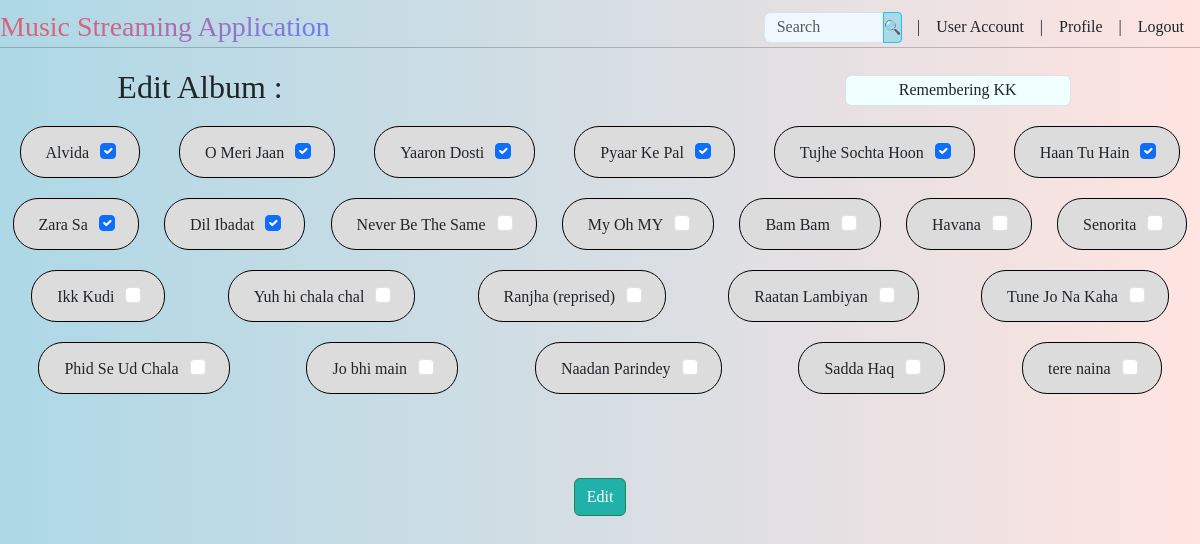
Screenshot of /user/creator/album/edit/1 (signed in) with the database file from the repository.
### app.py (models this page shows)
class Album(db.Model):
    __tablename__ = 'albums'
    id = db.Column(db.Integer, primary_key=True)
    name = db.Column(db.String, nullable=False, unique=True)
    user_id = db.Column(db.Integer, db.ForeignKey('users.id'), nullable=False)
    songs_in_album = db.relationship('Songs_in_Album', backref='album', lazy=True)

class Songs(db.Model):
    __tablename__ = 'songs'
    id = db.Column(db.Integer, primary_key=True)
    title = db.Column(db.String, nullable=False)
    singer = db.Column(db.String, nullable=False)
    date = db.Column(db.String, nullable=False)
    lyrics = db.Column(db.String, nullable=False)
    genre = db.Column(db.String, nullable=False)
    filename = db.Column(db.String, nullable=False)
    user_id = db.Column(db.Integer, db.ForeignKey('users.id'))
    __table_args__ = (UniqueConstraint('title', 'singer', name='unique_singer_title'),)

### app.py (the view, shortened to what this page needs)
    @app.route('/user/creator/album/edit/<id>', methods=['GET', 'POST'])
    @login_required
    def edit_album(id):
        album = Album.query.get(id)  # gets album id
        songs = Songs.query.all()    # gets all the songs available in database
        if request.method == 'GET':
            current_song_ids = [song.song_id for song in Songs_in_Album.query.filter_by(album_id=id).all()]
            return render_template('edit_album.html', songs=songs, album=album,
                                   current_song_ids=current_song_ids)

### app.py (called while the page is built)
@login_manager.user_loader
def load_user(user_id):
    return Users.query.get(int(user_id))

### templates/edit_album.html (shortened to what this page needs)
<!DOCTYPE html>
<html lang="en">
  <head>
    <link
      href="https://cdn.jsdelivr.net/npm/bootstrap@5.3.2/dist/css/bootstrap.min.css"
      rel="stylesheet"
/>
    <link rel="stylesheet" href="/static/styles/new_playlist.css" />
  </head>
  <body>
    <div class="header">
      <h3>Music Streaming Application</h3>
      <ul class="nav">
        <li class="nav-item">
          <form class="input-group" method="POST", action="/user/search">
            <input type="search" name="search" class="form-control" style="width: 120px; margin:0px;"
            placeholder="Search"/>
            <input type="submit" class="btn btn-info btn-sm" value="🔍" style="height: 31px;
            padding: 0px; background-color: lightblue; margin-right:15px;"/>
          </form>
        </li>
        |
        <li class="nav-item">
          <a class="nav-link" href="{{ url_for('user_dash') }}">User Account</a>
        </li>
        |
        <li class="nav-item">
          <a class="nav-link" href="{{ url_for('creator_dash') }}">Profile</a>
        </li>
        |
        <li class="nav-item">
          <a class="nav-link" href="{{ url_for('logout') }}">Logout</a>
        </li>
      </ul>
    </div>
    <hr />
    <div class="header" style="margin-left: 15px; margin-right: 15px">
      <b><h2>Edit Album : </h2></b>
      <ul class="nav">
        <li class="nav-item">
          <form class="container-fluid" method="POST" action="{{ url_for('edit_album', id=album.id) }}">
            <input type="text" class="form-control" style="text-align: center;
            background-color: azure" placeholder="Enter Album Name" name="album_name" value="{{album.name}}"/>
          </div>
    <div class="blox">
      {% for song in songs %}
      <div class="box-s">
        <div class="header">
          <h6>{{song.title}}</h6>
            <div class="form-check">
              <input class="form-check-input" type="checkbox" value="{{song.id}}" name="song_ids"
              {% if song.id in current_song_ids %} checked {% endif %}/>
            </div>
        </div>
    </div>
    {% endfor %}
    </div>
    <div class="centered">
        <input type="submit" class="btn btn-success"  value="Edit"/>
    </div>
</body>
</html>

### static/styles/new_playlist.css (style rules this page uses)
h3,h2, h6 { margin:0 auto; text-align:left; margin-left: 0px; }
body { font-family: cursive; background-color: mintcream; background: linear-gradient(to right, lightblue, mistyrose); padding-top: 7px }
.nav-link { color: inherit; text-decoration: none; }
hr { margin-top: auto; margin-bottom: 20px; }
.nav { display: flex; align-items: center; justify-content: flex-end; }
.header { display: flex; justify-content: center; align-items: center; }
.form-control { padding-top: 6px; margin-top: 6px; height: 31px; background-color: aliceblue; }
@media (min-width : 900px) { h2 { margin-right: 550px; } }
.box-s { background-color: gainsboro; border: 1px solid #000; margin: auto; text-align: center; border-radius: 25px; margin-top: 20px; margin-left: 12px; margin-right: 12px; padding-top: 12px; padding-left: 12px; padding-right: 12px; padding-bottom: 12px; display: flow; }
.form-check { width: 22px; height: 22px; padding-left: 35px; }
@media (min-width: 550px) { .box-s { padding-left: 25px; padding-right: 15px; } }
.btn { background-color: lightseagreen; }
.centered { display: flex; justify-content: center; align-items: center; height: 22vh; }
.blox { display: flex; flex-wrap: wrap; justify-content: space-around; }
.input-group { align-items: center; }
h3 { background: -webkit-linear-gradient(315deg,#dc627c 25%,#647eff); background-clip: text; -webkit-background-clip: text; -webkit-text-fill-color: transparent; }

### rows the page displays
Album: album_name "Remembering KK"
Songs: title "Alvida", song_ids "☑"
Songs: title "O Meri Jaan", song_ids "☑"
Songs: title "Yaaron Dosti", song_ids "☑"
Songs: title "Pyaar Ke Pal", song_ids "☑"
Songs: title "Tujhe Sochta Hoon", song_ids "☑"
Songs: title "Haan Tu Hain", song_ids "☑"
Songs: title "Zara Sa", song_ids "☑"
Songs: title "Dil Ibadat", song_ids "☑"
Songs: title "Never Be The Same"
Songs: title "My Oh MY"
Songs: title "Bam Bam"
Songs: title "Havana"
Songs: title "Senorita"
Songs: title "Ikk Kudi"
Songs: title "Yuh hi chala chal"
Songs: title "Ranjha (reprised)"
Songs: title "Raatan Lambiyan"
Songs: title "Tune Jo Na Kaha"
Songs: title "Phid Se Ud Chala"
Songs: title "Jo bhi main"
Songs: title "Naadan Parindey"
Songs: title "Sadda Haq"
Songs: title "tere naina"
